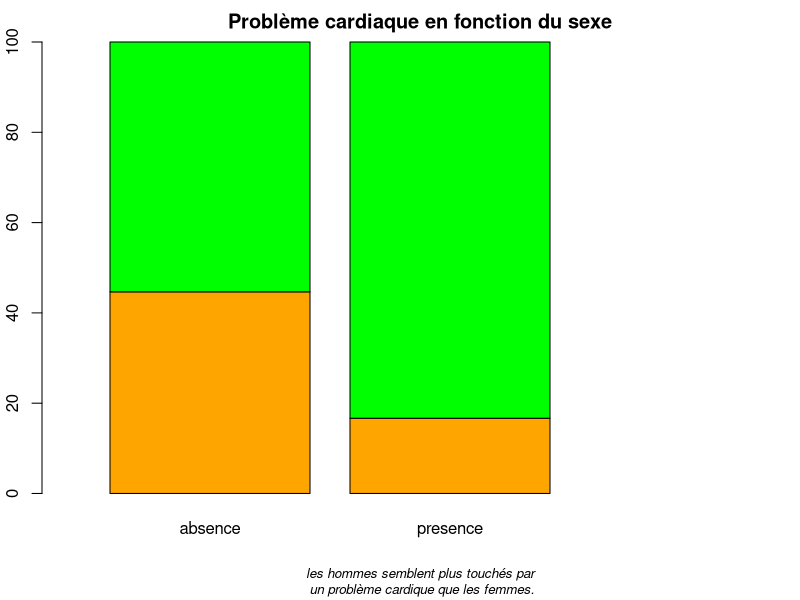

The R script that drew this image: (Note: this script raises an error after producing the figure.)
## ---- chunk 1
# code R
summary(iris)
## ---- chunk 2
heart = read.table("donnees/heart.txt", header = TRUE)
## ---- chunk 3
knitr::kable(head(heart))
## ---- chunk 4
par(mar = c(5, 2, 2, 0) + .1)
couleurs = c("orange", "green")
barplot(prop.table(table(heart$sexe, heart$coeur), margin = 2) * 100,
        main = "Problème cardiaque en fonction du sexe",
        sub = "les hommes semblent plus touchés par\n un problème cardique que les femmes.", 
        cex.sub = .8, font.sub = 3,
        xlim = c(0, 3.5),
        col = couleurs)
legend("right", legend = levels(heart$sexe), fill = couleurs, bty = "n", text.width = .8, title = "Sexe")
